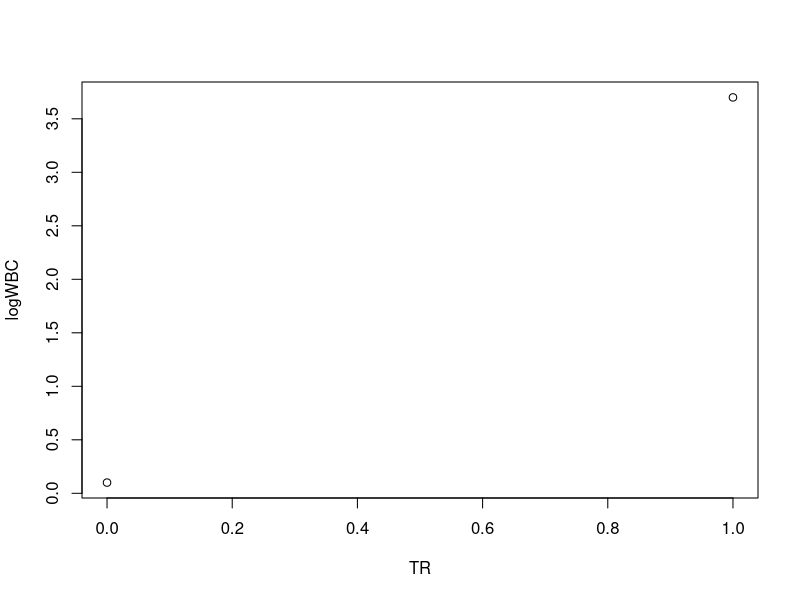

Source code (R):
# Determines if a pair of covariates (xi, xj) is pure, mixed or neither
# according to Kretowska 2017
# pom = function(xi,xj,lowerQ,upperQ) {
#   
#   xitime = xi$survt
#   xjtime = xj$survt
#   xistat = xi$status
#   xjstat = xj$status
#   
#   # Direct implementation of Kretowska's conditions:
#   if (
#     (xistat == 1) && (xjstat == 1) && (abs(xitime - xjtime) < lowerQ)
#   ) {
#     return("pure")
#   } else if (
#     ((xistat == 1) && (xjstat == 1) && (abs(xitime - xjtime) > upperQ)) ||
#     ((xistat == 0) && (xjstat == 1) && ((xitime - xjtime) > upperQ)) ||
#     ((xistat == 1) && (xjstat == 0) && ((xjtime - xitime) > upperQ))
#   ) {
#     return("mixed")
#   } else {
#     return("neither")
#   }
#   
# }

# Classifies all data points according to pom(...) above
# pommatrix = function(survdata,lowerQ,upperQ) {
#   N = nrow(survdata)
#   matrix = matrix("neither",N,N)
#   for (i in 1:(N-1)) {
#     for (j in (i+1):N) {
#       matrix[i,j] = pom(survdata[i,], survdata[j,], lowerQ, upperQ)
#     }
#   }
#   return(matrix)
# }


# Test data Remission:


#load(file = "../Data/Remission.rda")

#Remission <- Remission[sample(nrow(Remission), 6), ]

# Subset the uncensored survival times
#Remission.uncensored <- Remission[Remission$status==1,]

# Collect all pairwise (without double counting) absolute
# difference between survival times
#Remission.absdists <- c(dist(Remission.uncensored$survt,
#                             method = "manhattan"))

# Take quantiles of absolute difference between survival times
#Q <- quantile(Remission.absdists, c(0.30, 0.70))

# The "pure or mixed" matrix for the data set:
#Remission.poms <- pommatrix(Remission, Q["30%"], Q["70%"])
Remission.poms <- matrix(
  c("neither", "neither", "mixed", "neither"), nrow = 2
  )

# The covariates of the data set
Remission <- data.frame(TR = c(0, 1), logWBC = c(0.1, 3.7))
Remission.X <- Remission[c("TR", "logWBC")]

# Augment the covariates of the data set
Remission.Z <- cbind(augment = 1, Remission.X)
Remission.Zmatrix <- as.matrix(Remission.Z)

# Count the number of plus and minus penalty functions
# corresponding to each data point, as per Kretowska 2017
phipmcount = function(Zmatrix, vorient, pommatrix){
  
  Zv <- Zmatrix %*% vorient
  
  N <- nrow(Zmatrix)
  
  phip <- rep(0, N)
  phim <- rep(0, N)
  
  for (i in 1:(N-1)) {
    for (j in (i+1):N) {
      
      if (pommatrix[i, j] == "pure") {
        
        if (Zv[i] + Zv[j] > 0) {
          phip[i] = phip[i] + 1
          phip[j] = phip[j] + 1
        } else {
          phim[i] = phim[i] + 1
          phim[j] = phim[j] + 1
        }
        
      } else if (pommatrix[i, j] == "mixed") {
        
        if (Zv[i] - Zv[j] > 0) {
          phip[i] = phip[i] + 1
          phim[j] = phim[j] + 1
        } else {
          phim[i] = phim[i] + 1
          phip[j] = phip[j] + 1
        }
        
      }
      
    }
  }
  
  return(cbind(phipcount = phip, phimcount = phim))
}

# Test phipmcount(...)
Remission.phipm <- phipmcount(Remission.Zmatrix,
                              c(-mean(Remission$logWBC), 0, 1),
                              Remission.poms)

# Linear Programming Library
if (!require("lpSolve")) {
  install.packages("lpSolve")
}
library(lpSolve)

# Set up linear program

N <- nrow(Remission.Z)
Dp1 <- ncol(Remission.Z)

# Coefficients of objective
objcoeffs <- c(rep(0, 2*Dp1), rep(1, 2*N))

I2N <- diag(1, 2*N)

pZmZ <- rbind( Remission.phipm[,"phipcount"] * Remission.Zmatrix,
              -Remission.phipm[,"phimcount"] * Remission.Zmatrix)

O2NDp1 <- matrix(0, 2*N, Dp1)

# Constraint matrix
constmat <- cbind(pZmZ, -pZmZ, I2N)

# Constraint RHS
delta <- 0.1
constrhs <- c(delta * Remission.phipm[,"phipcount"],
              delta * Remission.phipm[,"phimcount"])

lpsoln <- lp(direction = "min",
             objective.in = objcoeffs,
             const.mat = constmat,
             const.dir = ">=",
             const.rhs = constrhs)

lpsoln$solution[1 : Dp1] -  lpsoln$solution[(Dp1+1) : (2*Dp1)]

plot(logWBC ~ TR, data = Remission)
